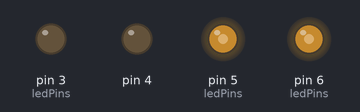
The sketch below on a simulated Arduino Uno, built with avr-gcc and run on an emulated ATmega328P. Parts: output pins drawn as LEDs (lit = HIGH).

Above: at 0.05 s.
At 2.25 s:
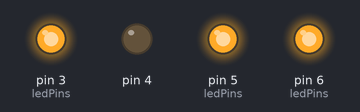
At 4.5 s:
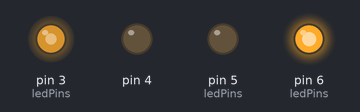
Timing chart, 0 to 5.9 s (numbered marks = the images above):
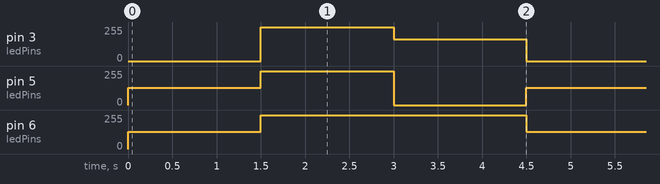

Measured:
- by itself, pin 3 (ledPins): repeats every 4.5 s: 165/255 1.5 s, 0/255 1.5 s, 255/255 1.5 s
- by itself, pin 5 (ledPins): repeats every 4.5 s: 255/255 1.5 s, 0/255 1.5 s, 128/255 1.5 s
- by itself, pin 6 (ledPins): alternates 255/255 for 3.0 s and 128/255 for 1.5 s

The sketch:

E3.ino
```cpp
void setup()
{
  pinMode(3, OUTPUT);
  pinMode(4, OUTPUT);
  pinMode(5, OUTPUT);
}
int ledPins [] = {6,3,5};
unsigned int purpleColor[] = {128,0,128};
unsigned int whiteColor[] = {255,255,255};
unsigned int orangeColor[] = {255,165,0};
void loop()
{
  //purple
  lightLed(ledPins, purpleColor, 3);
  delay(1500);

  //white
  lightLed(ledPins, whiteColor, 3);
  delay(1500);

  //orange
  lightLed(ledPins, orangeColor, 3);
  delay(1500);
}

void lightLed(int rgbPins[], unsigned int rgbValues[], int numberOfPins){
  for(int i=0; i<numberOfPins; i++){
  	analogWrite(rgbPins[i],rgbValues[i]);
  }
}
```
